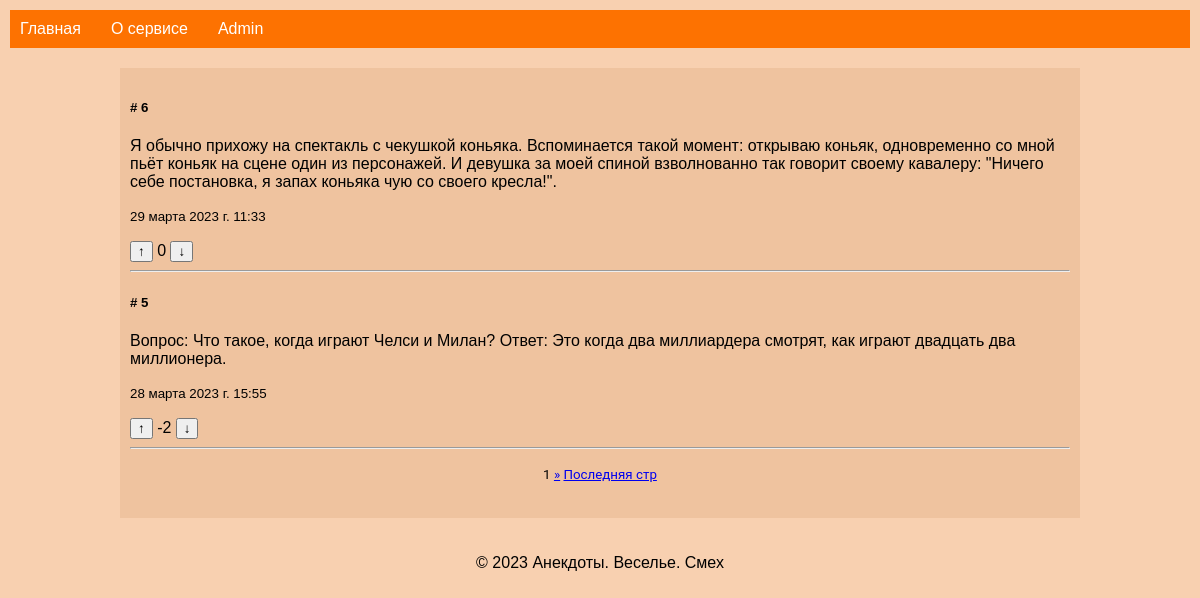
Before: / with the older database file.
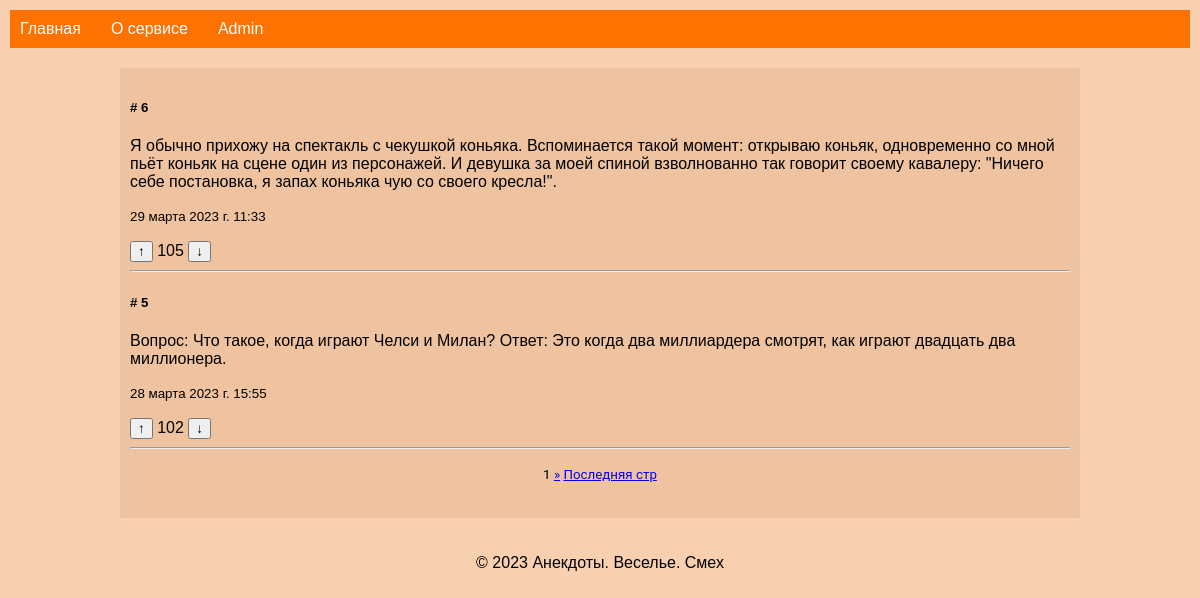
After: the same page with the newer database file.
### Aapp/models.py (models this page shows, shortened)
class Joke(models.Model):
    title = models.CharField(max_length=255, blank=True)
    text = models.TextField()
    pub_date = models.DateTimeField(auto_now_add=True)
    rating = models.IntegerField(default=0)
    class Meta:
        ...
        ordering = ['-id']

### Aapp/views.py (the view)
# urls.py: path('', views.index, name='index'),
def index(request):
    jokes = Joke.objects.all()
    paginator = Paginator(jokes, 2)
    page_number = request.GET.get('page')
    items = paginator.get_page(page_number)
    return render(request, 'index.html', {'jokes': jokes, 'items': items})

### Aapp/templates/index.html (shortened to what this page needs)
{% extends 'base.html' %}
{% block content %}
<div class="container">
{% for joke in items %}
  <div class="card mb-3">
    <div class="card-body">
      <h5 class="card-title"># {{ joke.id }}</h5>
      <p class="card-text">{{ joke.text }}</p>
      <p class="card-text"><small class="text-muted">{{ joke.pub_date }}</small></p>
      <div class="btn-group" role="group">
        <button type="button" class="like-button" data-id="{{ joke.id }}"> &uarr; </button>
          <label id="data_{{ joke.id }}">{{ joke.rating }}</label>
        <button type="button" class="dislike-button" data-id="{{ joke.id }}"> &darr; </button>
      </div>
    </div>
  </div>
    <hr>
{% endfor %}
    <div class="pagination" align="center">
      <span class="step-links">
        <span class="current-page">
          {{ items.number }}
        </span>
        {% if items.has_next %}
          <a href="?page={{ items.next_page_number }}">&raquo;</a>
          <a href="?page={{ items.paginator.num_pages }}">Последняя стр</a>
        {% endif %}
      </span>
    </div>
</div>
{% endblock content%}

Changed rows visible on the page:
changed Joke "29 марта 2023 г. 11:33": rating "0" → "105"
changed Joke "28 марта 2023 г. 15:55": rating "-2" → "102"
